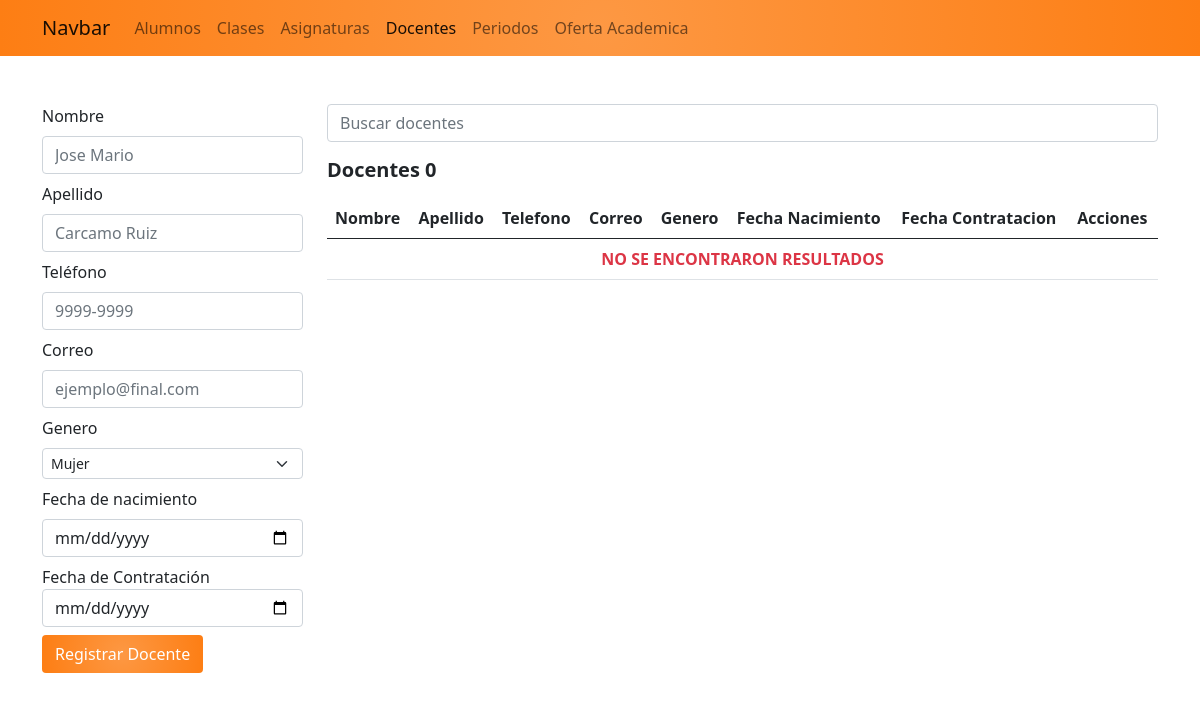
/docentes_admin/, run on an earlier commit of the app's database.
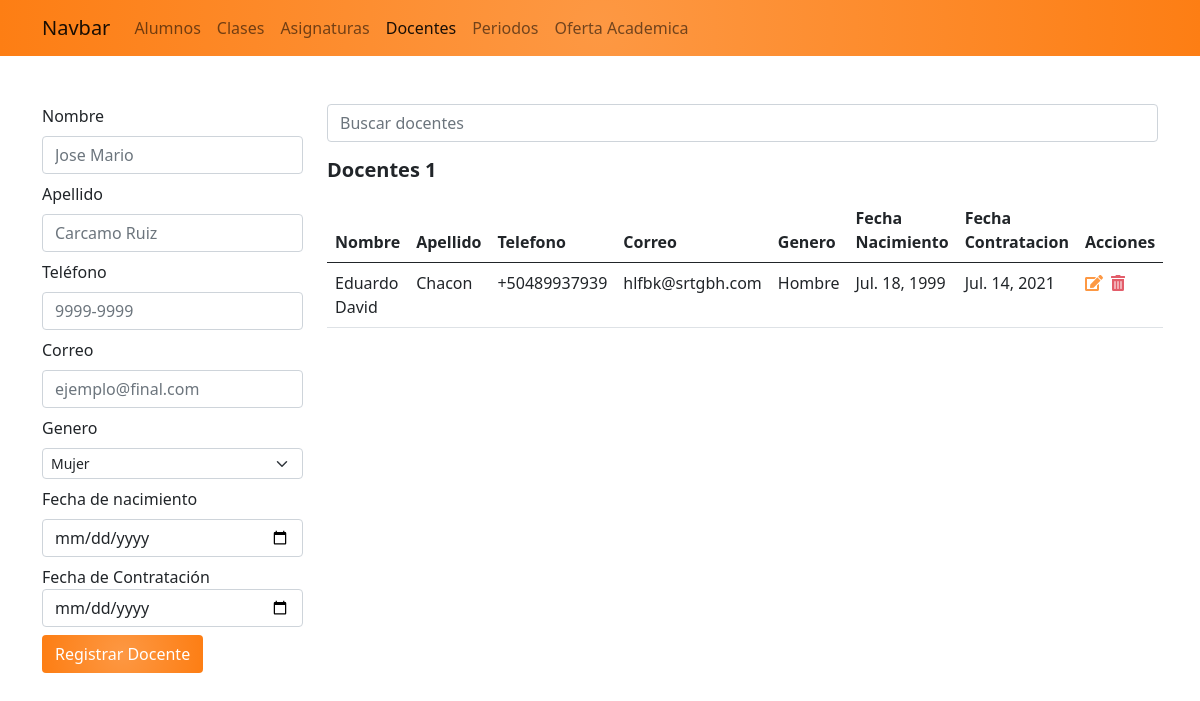
And on a later commit of the database.
### app_academico/models.py (models this page shows, shortened)
class Docente(models.Model):
    GENEROS = (
        ('1', 'Mujer'),
        ('2', 'Hombre'),
        ('3', 'Otro')
    )
    user = models.OneToOneField(User, on_delete=models.CASCADE, null=True, blank=True)
    nombre = models.CharField(max_length=25)
    apellido = models.CharField(max_length=25)
    telefono = PhoneField(blank=True, help_text='Numero de teléfono')
    correo = models.EmailField()
    genero = models.CharField(max_length=1, choices=GENEROS, default='1')
    fecha_nacimiento = models.DateField()
    fecha_contratacion = models.DateField()

### app_academico/views.py (the view)
# urls.py: path('docentes_admin/', views.docente_admin, name='docenteAdmin'),
def docente_admin(request):
    if request.method == 'POST':
        Docente.objects.create(nombre=request.POST.get('nombre'), apellido=request.POST.get('apellido'),
                               telefono=request.POST.get('telefono'), correo=request.POST.get('correo'),
                               genero=request.POST.get('genero'), fecha_nacimiento=request.POST.get('datebirth'),
                               fecha_contratacion=request.POST.get('datecon'))
    if request.GET.get('q'):
        docentes = Docente.objects.filter(nombre__contains=request.GET.get('q')).order_by('nombre')
    else:
        docentes = Docente.objects.all()
    ctx = {
        'activo': 'docentes',
        'docentes': docentes,
    }
    return render(request, 'academico/docenteAdmin.html', ctx)

### app_academico/templates/academico/docenteAdmin.html (shortened to what the changed rows need)
{% extends "base.html" %}
{% block container %}
    <div class="row">
        <div class="col-9">
            <form action="" method="GET">
                <input name="q" value="{{ q | default_if_none:''}}" type="search" class="form-control" placeholder="Buscar docentes">
            </form>
            <h5 class="mt-3 mb-3 fw-bold">Docentes {{ docentes.count }}</h5>
            <table class="table table-hover">
                <thead>
                    <tr>
                        <th>Nombre</th>
                        <th>Apellido</th>
                        <th>Telefono</th>
                        <th>Correo</th>
                        <th>Genero</th>
                        <th>Fecha Nacimiento</th>
                        <th>Fecha Contratacion</th>
                        <th>Acciones</th>
                    </tr>
                </thead>
                <tbody>
                    {% for c in docentes %}
                        <tr>
                            <td>{{ c.nombre }}</td>
                            <td>{{ c.apellido }}</td>
                            <td>{{ c.telefono }}</td>
                            <td>{{ c.correo}}</td>
                            <td>{% if c.genero == '1' %}Mujer{% elif c.genero == '2' %}Hombre{% else %}Otro{% endif %}</td>
                            <td>{{ c.fecha_nacimiento}}</td>
                            <td>{{ c.fecha_contratacion}}</td>
                            <td>
                                <a href="{% url 'editar_docente' c.id %}" class="edit"><span class="fas fa-edit"></span></a>&nbsp
                                <a onclick="if (!confirm('Confirme la eliminacion')) return false;" href="{% url 'eliminar_docente' c.id %}" class="delete"><span class="fas fa-trash-alt"></span></a>
                            </td>
                        </tr>
                    {% empty %}
                        <tr>
                            <td colspan="8" class="text-danger text-center fw-bold">NO SE ENCONTRARON RESULTADOS</td>
                        </tr>
                    {% endfor %}
                </tbody>
            </table>
        </div>
    </div>
{% endblock %}

What changed in the data, as far as the page shows it:
added Docente: nombre "Eduardo David", apellido "Chacon", telefono "+50489937939", correo "hlfbk@srtgbh.com", genero "Hombre", fecha_nacimiento "Jul. 18, 1999", fecha_contratacion "Jul. 14, 2021"
Also different on the page:
{{ docentes.count }}: "0" → "1"
text no longer shown: "NO SE ENCONTRARON RESULTADOS"
